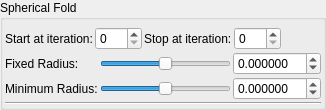
    <widget class="QGroupBox" name="groupBox_3">
     <property name="title">
      <string>Spherical Fold</string>
     </property>
     <property name="checkable">
      <bool>false</bool>
     </property>
     <layout class="QVBoxLayout" name="verticalLayout_12" stretch="0,0,0">
      <property name="spacing">
       <number>2</number>
      </property>
      <property name="leftMargin">
       <number>2</number>
      </property>
      <property name="topMargin">
       <number>2</number>
      </property>
      <property name="rightMargin">
       <number>2</number>
      </property>
      <property name="bottomMargin">
       <number>2</number>
      </property>
      <item>
       <layout class="QGridLayout" name="gridLayout_6">
        <property name="topMargin">
         <number>5</number>
        </property>
        <item row="0" column="1">
         <widget class="MySpinBox" name="spinboxInt_transf_start_iterations_B">
          <property name="sizePolicy">
           <sizepolicy hsizetype="Minimum" vsizetype="Maximum">
            <horstretch>0</horstretch>
            <verstretch>0</verstretch>
           </sizepolicy>
          </property>
          <property name="minimum">
           <number>0</number>
          </property>
          <property name="maximum">
           <number>999</number>
          </property>
          <property name="value">
           <number>0</number>
          </property>
         </widget>
        </item>
        <item row="0" column="2">
         <widget class="QLabel" name="label_27">
          <property name="text">
           <string>Stop at iteration:</string>
          </property>
         </widget>
        </item>
        <item row="0" column="4">
         <spacer name="horizontalSpacer_4">
          <property name="orientation">
           <enum>Qt::Horizontal</enum>
          </property>
          <property name="sizeHint" stdset="0">
           <size>
            <width>40</width>
            <height>20</height>
           </size>
          </property>
         </spacer>
        </item>
        <item row="0" column="3">
         <widget class="MySpinBox" name="spinboxInt_transf_stop_iterations_B">
          <property name="sizePolicy">
           <sizepolicy hsizetype="Preferred" vsizetype="Maximum">
            <horstretch>0</horstretch>
            <verstretch>0</verstretch>
           </sizepolicy>
          </property>
          <property name="maximum">
           <number>999</number>
          </property>
         </widget>
        </item>
        <item row="0" column="0">
         <widget class="QLabel" name="label_65">
          <property name="text">
           <string>Start at iteration:</string>
          </property>
         </widget>
        </item>
       </layout>
      </item>
      <item>
       <layout class="QGridLayout" name="gridLayout_15">
        <property name="spacing">
         <number>2</number>
        </property>
        <item row="0" column="0">
         <widget class="QLabel" name="label_5">
          <property name="text">
           <string>Fixed Radius:</string>
          </property>
         </widget>
        </item>
        <item row="1" column="0">
         <widget class="QLabel" name="label_9">
          <property name="text">
           <string>Minimum Radius:</string>
          </property>
         </widget>
        </item>
        <item row="0" column="1">
         <widget class="QSlider" name="slider_mandelbox_folding_fixed_radius">
          <property name="sizePolicy">
           <sizepolicy hsizetype="Expanding" vsizetype="Maximum">
            <horstretch>0</horstretch>
            <verstretch>0</verstretch>
           </sizepolicy>
          </property>
          <property name="minimum">
           <number>-5000000</number>
          </property>
          <property name="maximum">
           <number>5000000</number>
          </property>
          <property name="value">
           <number>0</number>
          </property>
          <property name="sliderPosition">
           <number>0</number>
          </property>
          <property name="orientation">
           <enum>Qt::Horizontal</enum>
          </property>
         </widget>
        </item>
        <item row="0" column="2">
         <widget class="MyDoubleSpinBox" name="spinbox_mandelbox_folding_fixed_radius">
          <property name="sizePolicy">
           <sizepolicy hsizetype="Minimum" vsizetype="Maximum">
            <horstretch>0</horstretch>
            <verstretch>0</verstretch>
           </sizepolicy>
          </property>
          <property name="prefix">
           <string/>
          </property>
          <property name="suffix">
           <string/>
          </property>
          <property name="decimals">
           <number>6</number>
          </property>
          <property name="minimum">
           <double>-99.998999999999995</double>
          </property>
          <property name="maximum">
           <double>99.998999999999995</double>
          </property>
          <property name="singleStep">
           <double>0.100000000000000</double>
          </property>
         </widget>
        </item>
        <item row="1" column="1">
         <widget class="QSlider" name="slider_mandelbox_folding_min_radius">
          <property name="sizePolicy">
           <sizepolicy hsizetype="Expanding" vsizetype="Maximum">
            <horstretch>0</horstretch>
            <verstretch>0</verstretch>
           </sizepolicy>
          </property>
          <property name="minimum">
           <number>-5000000</number>
          </property>
          <property name="maximum">
           <number>5000000</number>
          </property>
          <property name="value">
           <number>0</number>
          </property>
          <property name="sliderPosition">
           <number>0</number>
          </property>
          <property name="orientation">
           <enum>Qt::Horizontal</enum>
          </property>
         </widget>
        </item>
        <item row="1" column="2">
         <widget class="MyDoubleSpinBox" name="spinbox_mandelbox_folding_min_radius">
          <property name="sizePolicy">
           <sizepolicy hsizetype="Minimum" vsizetype="Maximum">
            <horstretch>0</horstretch>
            <verstretch>0</verstretch>
           </sizepolicy>
          </property>
          <property name="prefix">
           <string/>
          </property>
          <property name="suffix">
           <string/>
          </property>
          <property name="decimals">
           <number>6</number>
          </property>
          <property name="minimum">
           <double>-99.998999999999995</double>
          </property>
          <property name="maximum">
           <double>99.998999999999995</double>
          </property>
          <property name="singleStep">
           <double>0.100000000000000</double>
          </property>
         </widget>
        </item>
       </layout>
      </item>
      <item>
       <widget class="Line" name="line_13">
        <property name="orientation">
         <enum>Qt::Horizontal</enum>
        </property>
       </widget>
      </item>
     </layout>
    </widget>
